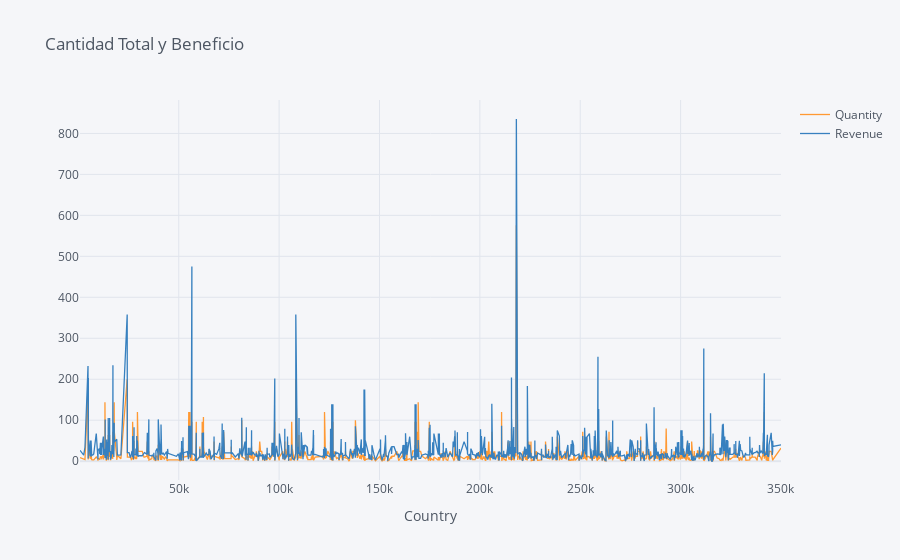

The code cell stored with this chart in its notebook:
### Markdown cell above
## 2. Create an interactive line chart showing quantity and revenue sold to France between January 1st and May 31st 2011.

### Code cell
data=df[df.Country=='France']

data=data.loc[(data.InvoiceDate >= '2011-1-1') & (data.InvoiceDate <= '2011-5-31')]

data=data[['Quantity', 'Revenue']]

data.iplot(kind='line', xTitle='Country', title='Cantidad Total y Beneficio')

### Figure 1 — Plotly figure (JSON) as saved in the notebook; plotly's stock layout.template omitted (floating-point values rounded to 4 significant figures; data arrays with more than 128 entries replaced by an {"elided": "..."} marker saying what was removed)
{"data": [{"line": {"color": "rgba(255, 153, 51, 1.0)", "dash": "solid", "shape": "linear", "width": 1.3}, "mode": "lines", "name": "Quantity", "text": "", "type": "scatter", "x": {"elided": "2454 int values"}, "y": {"elided": "2454 int values"}}, {"line": {"color": "rgba(55, 128, 191, 1.0)", "dash": "solid", "shape": "linear", "width": 1.3}, "mode": "lines", "name": "Revenue", "text": "", "type": "scatter", "x": {"elided": "2454 int values"}, "y": {"elided": "2454 float values"}}], "layout": {"legend": {"bgcolor": "#F5F6F9", "font": {"color": "#4D5663"}}, "paper_bgcolor": "#F5F6F9", "plot_bgcolor": "#F5F6F9", "title": {"font": {"color": "#4D5663"}, "text": "Cantidad Total y Beneficio"}, "xaxis": {"gridcolor": "#E1E5ED", "showgrid": true, "tickfont": {"color": "#4D5663"}, "title": {"font": {"color": "#4D5663"}, "text": "Country"}, "zerolinecolor": "#E1E5ED"}, "yaxis": {"gridcolor": "#E1E5ED", "showgrid": true, "tickfont": {"color": "#4D5663"}, "title": {"font": {"color": "#4D5663"}, "text": ""}, "zerolinecolor": "#E1E5ED"}}}
